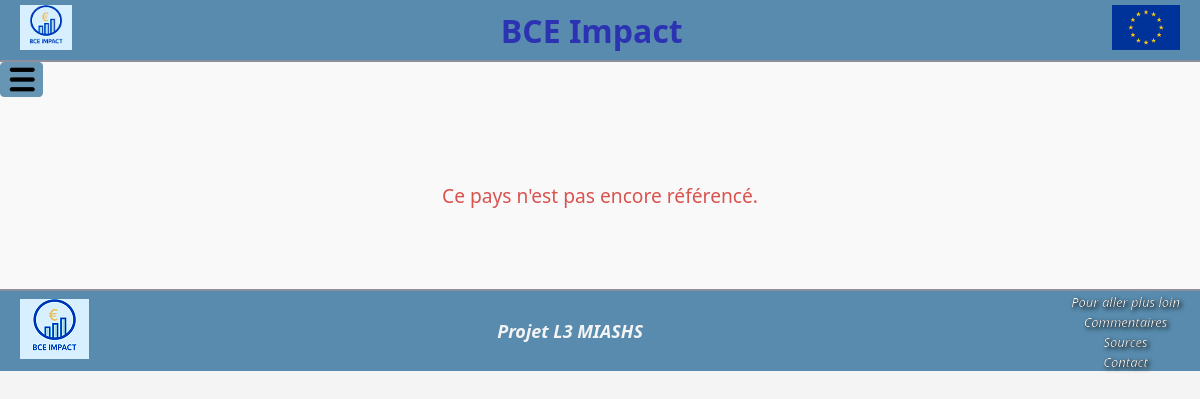
Before: /pays.php?pays=BUL with the older database file.
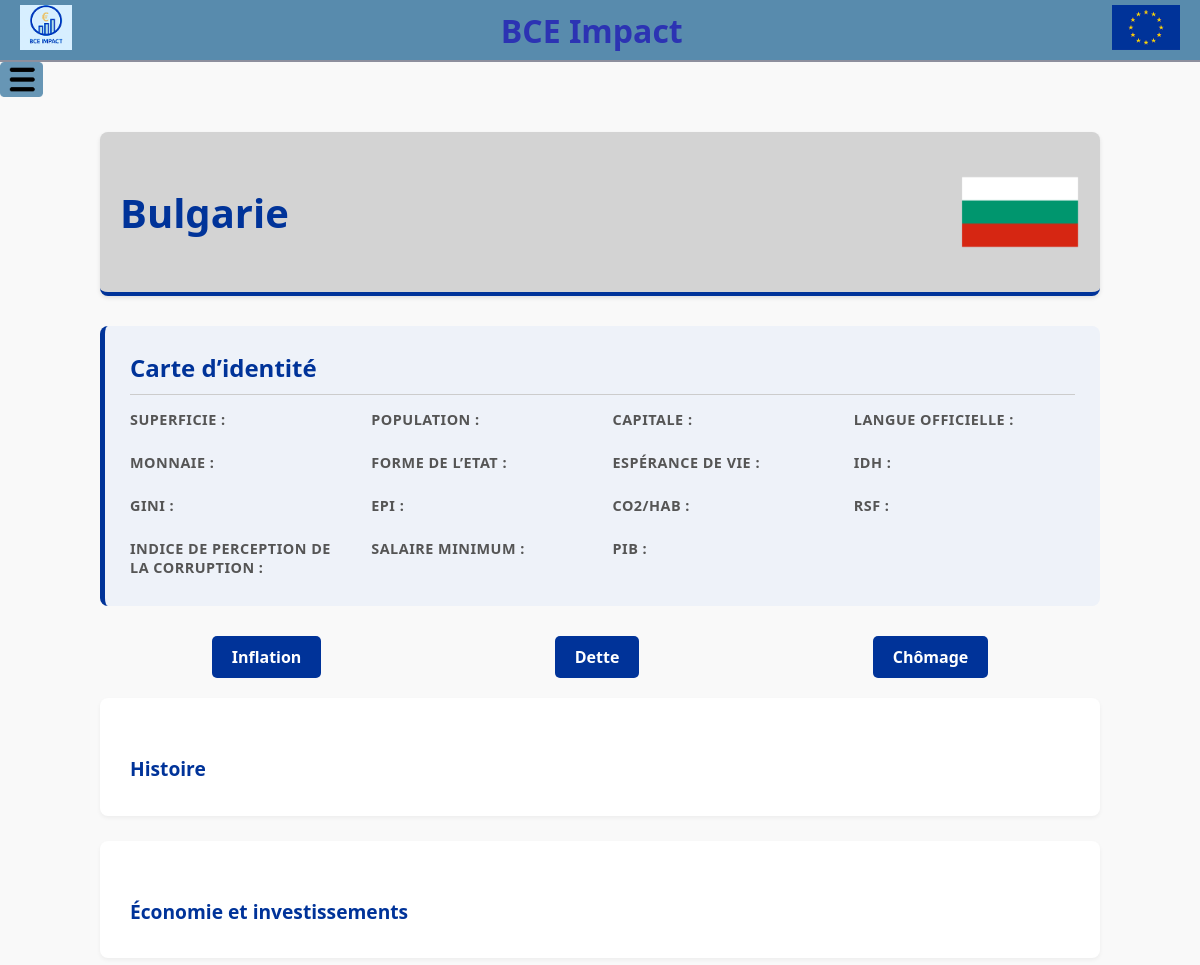
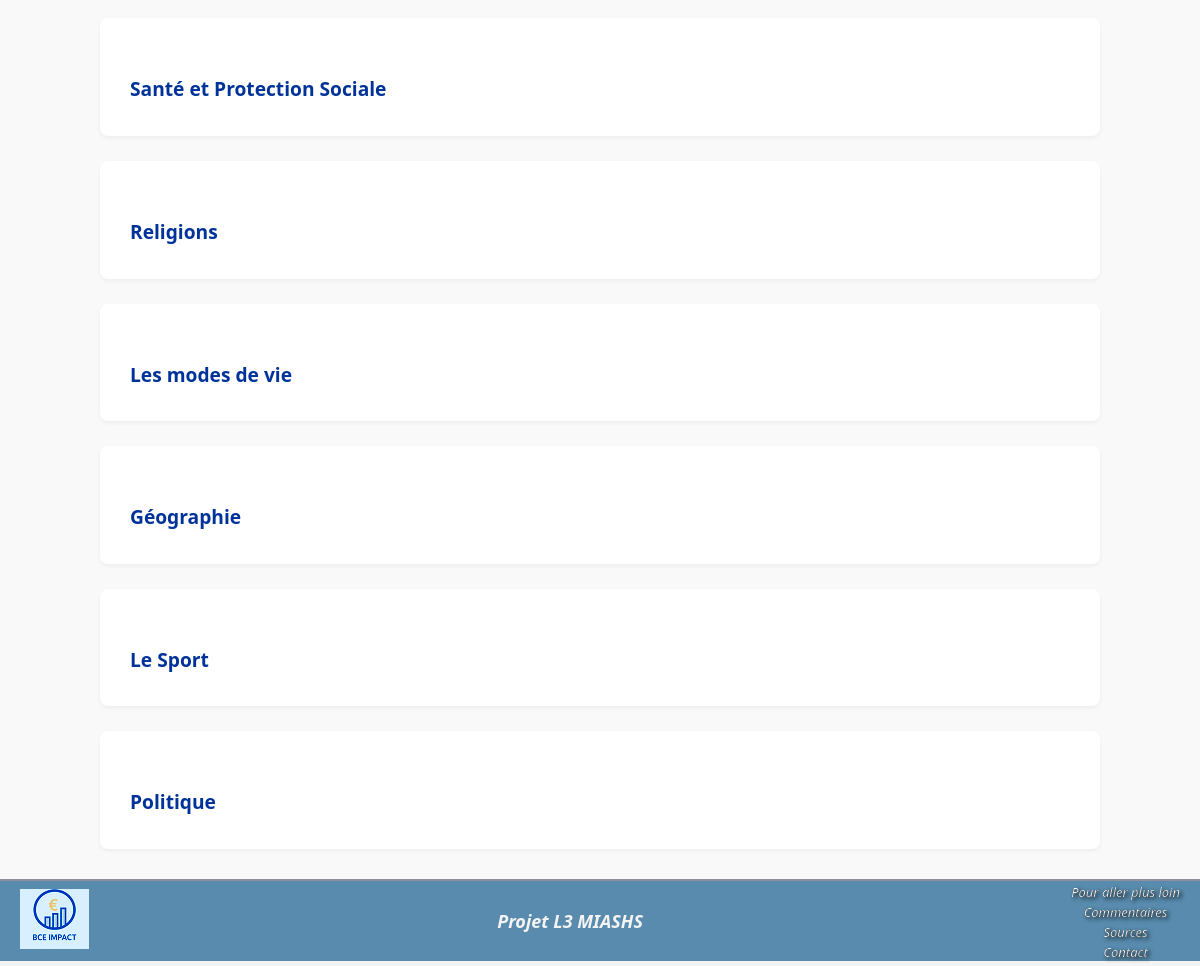
After: the same page with the newer database file (2 pictures, top to bottom).
### tables this page shows
CREATE TABLE `pays` (
  `nom_pays` varchar(50) NOT NULL,
  `code` varchar(3) NOT NULL,
  `date_adhésion_ue` date NOT NULL,
  `annee_adoption_euro` year(4) DEFAULT NULL,
  `superficie` varchar(100) NOT NULL,
  `population` varchar(100) NOT NULL,
  `capitale` varchar(50) NOT NULL,
  `langue` varchar(150) NOT NULL,
  `monnaie` varchar(100) NOT NULL,
  `etat` varchar(100) NOT NULL,
  `vie` varchar(200) NOT NULL,
  `idh` varchar(100) NOT NULL,
  `gini` varchar(100) NOT NULL,
  `epi` varchar(100) NOT NULL,
  `co2` varchar(100) NOT NULL,
  `rsf` varchar(100) NOT NULL,
  `corruption` varchar(100) NOT NULL,
  `smic` varchar(100) NOT NULL,
  `pib` varchar(100) NOT NULL,
  `histoire` text NOT NULL,
  `economie` text NOT NULL,
  `sante` text NOT NULL,
  `religion` text NOT NULL,
  `mode_vie` text NOT NULL,
  `geographie` text NOT NULL,
  `sport` text NOT NULL,
  `politique` text NOT NULL,
  `drapeau` text NOT NULL
);

### pays.php (the view, shortened to what this page needs)
<?php
$bdd = getBD();
$pays = null;
$erreur = null;
if (isset($_GET['pays'])) {
    $code = $_GET['pays'];
    $stmt = $bdd->prepare("SELECT * FROM pays WHERE code = :code");
    $stmt->execute(['code' => $code]);
    $pays = $stmt->fetch();
    if (!$pays) {
        $erreur = "Ce pays n'est pas encore référencé.";
    }
} else {
    $erreur = "Aucun pays sélectionné.";
}
?>
<!DOCTYPE html>
<html lang="fr">
<head>
    <link rel="stylesheet" href="styles/style_pays.css">
</head>
<body>
    <?php include 'header.php'; ?>
    <div class="container">
        <?php if ($pays) { ?>
            <div class="header-pays">
                <h1><?php echo $pays['nom_pays']; ?></h1>
                <img src="<?php echo $pays['drapeau']; ?>" alt="Drapeau <?php echo $pays['nom_pays']; ?>" class="drapeau">
            </div>
            <section class="carte-identite">
                <h2>Carte d’identité</h2>
                <div class="grid-infos">
                    <div class="info-box"><strong>Superficie : </strong> <span><?php echo $pays['superficie']; ?></span></div>
                    <div class="info-box"><strong>Population : </strong> <span><?php echo $pays['population']; ?></span></div>
                    <div class="info-box"><strong>Capitale : </strong> <span><?php echo $pays['capitale']; ?></span></div>
                    <div class="info-box"><strong>Langue officielle : </strong> <span><?php echo $pays['langue']; ?></span></div>
                    <div class="info-box"><strong>Monnaie : </strong> <span><?php echo $pays['monnaie']; ?></span></div>
                    <div class="info-box"><strong>Forme de l’Etat  : </strong> <span><?php echo $pays['etat']; ?></span></div>
                    <div class="info-box"><strong>Espérance de vie : </strong> <span><?php echo $pays['vie']; ?></span></div>
                    <div class="info-box"><strong>IDH : </strong> <span><?php echo $pays['idh']; ?></span></div>
                    <div class="info-box"><strong>GINI : </strong> <span><?php echo $pays['gini']; ?></span></div>
                    <div class="info-box"><strong>EPI : </strong> <span><?php echo $pays['epi']; ?></span></div>
                    <div class="info-box"><strong>CO2/hab : </strong> <span><?php echo $pays['co2']; ?></span></div>
                    <div class="info-box"><strong>RSF : </strong> <span><?php echo $pays['rsf']; ?></span></div>
                    <div class="info-box"><strong>Indice de perception de la corruption : </strong> <span><?php echo $pays['corruption']; ?></span></div>
                    <div class="info-box"><strong>Salaire minimum : </strong> <span><?php echo $pays['smic']; ?></span></div>
                    <div class="info-box"><strong>PIB : </strong> <span><?php echo $pays['pib']; ?></span></div>
                </div>
            </section>
            <div class="actions-graphiques" style="margin: 20px 0; text-align: center;">
                <a href="graphique.php?pays=<?php echo $pays['nom_pays']; ?>&type=inflation" class="btn-graph">Inflation</a>
                <a href="graphique.php?pays=<?php echo $pays['nom_pays']; ?>&type=dette" class="btn-graph">Dette</a>
                <a href="graphique.php?pays=<?php echo $pays['nom_pays']; ?>&type=chomage" class="btn-graph">Chômage</a>
            </div>
            <section class="section-contenu">
                <h3>Histoire</h3>
            </section>
            <section class="section-contenu">
                <h3>Économie et investissements</h3>
            </section>
            <section class="section-contenu">
                <h3>Santé et Protection Sociale</h3>
            </section>
            <section class="section-contenu">
                <h3>Religions</h3>
            </section>
            <section class="section-contenu">
                <h3>Les modes de vie</h3>
            </section>
            <section class="section-contenu">
                <h3>Géographie</h3>
            </section>
            <section class="section-contenu">
                <h3>Le Sport</h3>
            </section>
            <section class="section-contenu">
                <h3>Politique</h3>
            </section>
        <?php }else{ ?>
            <div class="error-msg">
                <p><?php echo $erreur; ?></p>
            </div>
        <?php } ?>
    </div>
    <div id="footer">
    <footer>
        <a href="Home.php">
            <img src="images/logo.png" alt="Logo de BCE Impact">
        </a>
        <h2>Projet L3 MIASHS</h2>
        <ul>
            <li><a href="sources.php">Pour aller plus loin</a></li>
            <li><a href="commentaires.php">Commentaires</a></li>
            <li><a href="sources.php">Sources</a></li>
            <li><a href="quisommesnous.php">Contact</a></li>
        </ul>
    </footer>
    </div>
</body>
</html>

Changed rows visible on the page:
now on this page (row edited): pays: nom_pays "Bulgarie", drapeau (picture)
Other visible differences:
$erreur: "Ce pays n'est pas encore référencé." → (not shown)
text now shown: "Carte d’identité SUPERFICIE : POPULATION : CAPITALE : LANGUE OFFICIELLE : MONNAIE : FORME DE L’ETAT : ESPÉRANCE DE VIE : IDH : GINI : EPI : CO2/HAB : RSF : INDICE DE PERCEPTION DE LA CORRUPTION : SALAIRE MINIMUM : PIB : Inflation Dette Chômage Histoire Économie et investissements Santé et Protection Sociale Religions Les modes de vie Géographie Le Sport Politique"
